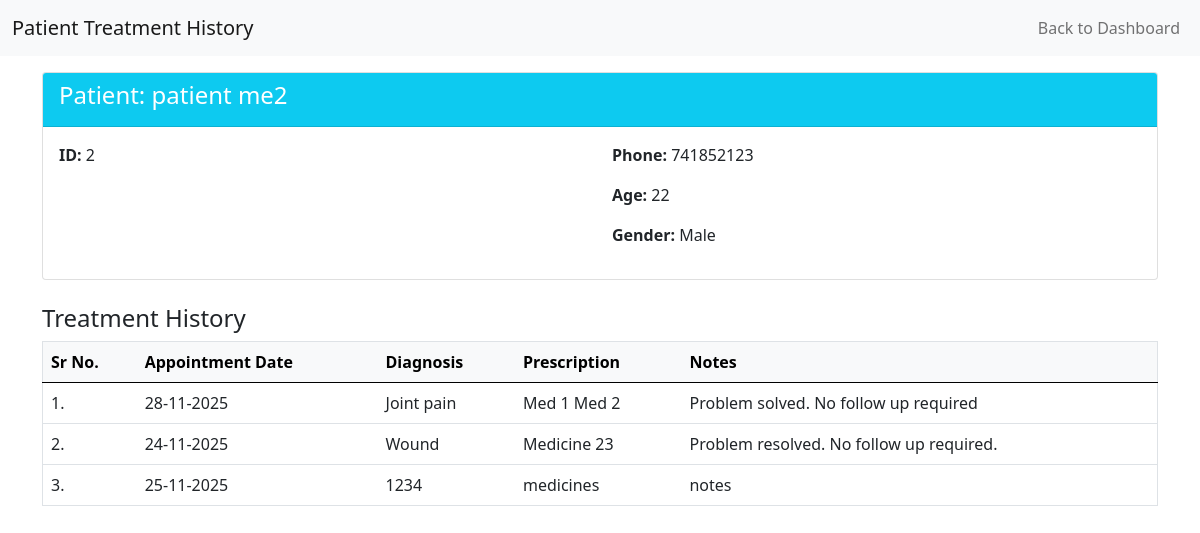
The app's page /view-patient-treatment-history/2 (signed in), older data.
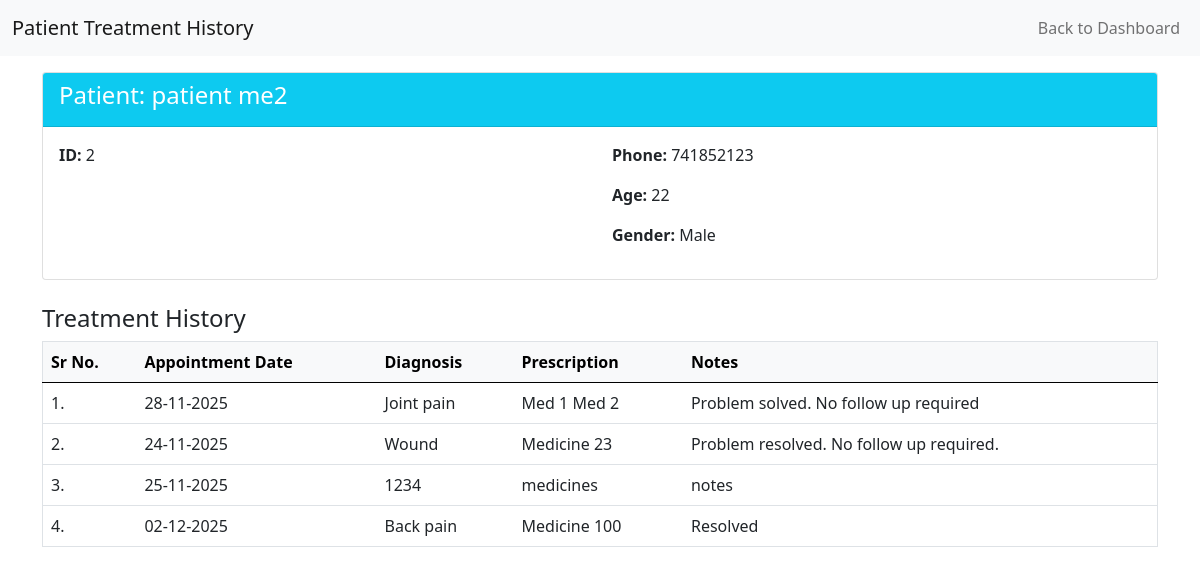
The same page, newer data.
### application/models.py (models this page shows, shortened)
class PatientHistory(db.Model):
    __tablename__ = 'patient_history'
    id = db.Column(db.Integer, primary_key=True, autoincrement=True)
    patient_id = db.Column(db.Integer, db.ForeignKey('patients.id', ondelete='CASCADE'), nullable=False, index=True)
    appointment_id = db.Column(db.Integer, db.ForeignKey('appointments.id', ondelete='CASCADE'), nullable=False, index=True, unique=True)
    diagnosis = db.Column(db.Text, nullable=True)  # Changed to nullable=True since it's created automatically
    prescription = db.Column(db.Text)
    notes = db.Column(db.Text)
    patient = db.relationship('Patient', backref=db.backref('patient_histories', lazy='dynamic'))
    appointment = db.relationship('Appointment', backref=db.backref('patient_history', uselist=False))

class Appointment(db.Model):
    __tablename__ = 'appointments'
    id = db.Column(db.Integer, primary_key=True, autoincrement=True)
    patient_id = db.Column(db.Integer, db.ForeignKey('patients.id', ondelete='CASCADE'), nullable=False, index=True)
    doctor_id = db.Column(db.Integer, db.ForeignKey('doctors.id', ondelete='CASCADE'), nullable=False, index=True)
    date = db.Column(db.String(20), nullable=False, index=True)
    time = db.Column(db.String(20), nullable=False)
    status = db.Column(db.String(20), nullable=False, default='Booked')
    patient = db.relationship('Patient', backref=db.backref('appointments', lazy='dynamic', cascade='all, delete-orphan'))
    doctor = db.relationship('Doctor', backref=db.backref('appointments', lazy='dynamic', cascade='all, delete-orphan'))
    __table_args__ = (
        db.UniqueConstraint('doctor_id', 'date', 'time', name='unique_doctor_appointment'),
        db.CheckConstraint("status IN ('Booked', 'Completed', 'Cancelled')", name='valid_status')
    )

### application/doctor_functionalities.py (the view)
@hospital_app.route('/view-patient-treatment-history/<int:patient_id>', methods=['GET'])
def patient_details_fn(patient_id):
    if session.get('role') != 'doctor':
        flash(message='Please log in as doctor to access this page', category='warning')
        return redirect(url_for('hospital_home_and_login'))
    if request.method == 'GET':
      patient = Patient.query.filter_by(id=patient_id).first()
      if patient is None:
          flash(message='Patient not found', category='danger')
          return redirect(url_for('doctor_dashboard_fn'))
      patient_history = PatientHistory.query.filter_by(patient_id=patient_id).all()
      return render_template('patient_treatment_history.html', patient=patient, patient_history=patient_history)

### application/models.py (called while the page is built)
    @property
    def name(self):
        return f"{self.first_name} {self.last_name}"

### templates/patient_treatment_history.html (shortened to what this page needs)
<!DOCTYPE html>
<html lang="en">
<head>
  <link rel="stylesheet" href="/static/style.css">
  <link href="https://cdn.jsdelivr.net/npm/bootstrap@5.0.2/dist/css/bootstrap.min.css" rel="stylesheet">
</head>
<body>
  <div id="main">
    <div id="canvas">
      <nav class="navbar navbar-expand-lg navbar-light bg-light">
        <div class="container-fluid">
          <a class="navbar-brand" href="#">Patient Treatment History</a>
          <div class="collapse navbar-collapse" id="navbarSupportedContent">
            <ul class="navbar-nav ms-auto mb-2 mb-lg-0">
              <li class="nav-item">
                <a class="nav-link" href="/doctor_dashboard">Back to Dashboard</a>
              </li>
            </ul>
          </div>
        </div>
      </nav>
      <div id="content" class="container py-3">
        <div class="card mb-4">
          <div class="card-header bg-info text-white">
            <h4>Patient: {{ patient.name }}</h4>
          </div>
          <div class="card-body">
            <div class="row">
              <div class="col-md-6">
                <p><strong>ID:</strong> {{ patient.id }}</p>
              </div>
              <div class="col-md-6">
                <p><strong>Phone:</strong> {{ patient.phone or 'N/A' }}</p>
                <p><strong>Age:</strong> {{ patient.age or 'N/A' }}</p>
                <p><strong>Gender:</strong> {{ patient.gender|capitalize if patient.gender else 'N/A' }}</p>
              </div>
            </div>
          </div>
        </div>
        <h4>Treatment History</h4>
        {% if patient_history %}
        <div class="table-responsive mb-4">
          <table class="table border">
            <thead class="table-light">
              <tr>
                <th scope="col">Sr No.</th>
                <th scope="col">Appointment Date</th>
                <th scope="col">Diagnosis</th>
                <th scope="col">Prescription</th>
                <th scope="col">Notes</th>
              </tr>
            </thead>
            <tbody>
              {% for history in patient_history %}
              <tr>
                <td>{{ loop.index }}.</td>
                <td>{{ history.appointment.date if history.appointment else 'N/A' }}</td>
                <td>{{ history.diagnosis }}</td>
                <td>{{ history.prescription or 'N/A' }}</td>
                <td>{{ history.notes or 'N/A' }}</td>
              </tr>
              {% endfor %}
            </tbody>
          </table>
        </div>
        {% else %}
        <p>No treatment history available for this patient.</p>
        {% endif %}
      </div>
    </div>
  </div>
</body>
</html>

Row changes from the older to the newer data that the page shows:
added PatientHistory: appointment "02-12-2025", diagnosis "Back pain", prescription "Medicine 100", notes "Resolved"
